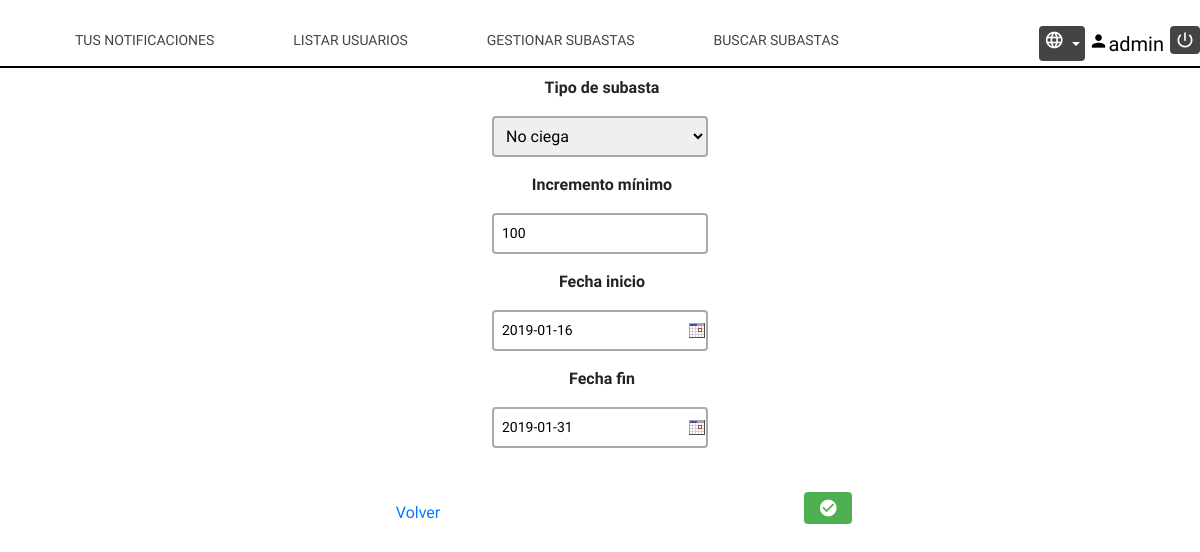
/Controller/Subasta_Controller.php?action=edit&id=1 (signed in), run on the app's committed database.
### tables this page shows
CREATE TABLE IF NOT EXISTS SUBASTA(

	ID INT AUTO_INCREMENT NOT NULL,
	TIPO ENUM('CIEGA','NO CIEGA') NOT NULL,
	INFORMACION TEXT,
	INCREMENTO INT(10) NOT NULL,
	FECH_INICIO DATE NOT NULL,
	FECH_FIN DATE NOT NULL,
	ESTADO ENUM('PENDIENTE','APROBADA','INICIADA','FINALIZADA') NOT NULL,
	LOGIN_SUBASTADOR VARCHAR(15) NOT NULL,
	LOGIN_ADMIN VARCHAR(15),

	CONSTRAINT FK_LOGIN_SUBASTADOR FOREIGN KEY(LOGIN_SUBASTADOR) REFERENCES USUARIO(LOGIN),
    CONSTRAINT FK_LOGIN_ADMIN FOREIGN KEY(LOGIN_ADMIN) REFERENCES USUARIO(LOGIN),
	CONSTRAINT PK_SUBASTA PRIMARY KEY(ID)

);

### Models/Subasta_Model.php (called while the page is built, shortened)
<?php
    class Subasta_Model{
        var $id;
        var $tipo;
        var $minIncremento;
        var $fech_inicio;
        var $fech_fin;
        var $mysqli;
        function __construct($id=null,$tipo=null,$informacion=null,$minIncremento=null,$fech_inicio=null
                            ,$fech_fin=null,$estado=null,$login_subastador=null,$login_admin=null){
                                $this->id = $id;
                                $this->tipo = $tipo;
                                $this->minIncremento = $minIncremento;
                                $this->fech_inicio = $fech_inicio;
                                $this->fech_fin = $fech_fin;
                                include_once '../Models/Access_DB.php';
                                $this->mysqli = ConnectDB();
                            }
        function getID(){
            return $this->id;
        }
        function getTipo(){
            return $this->tipo;
        }
        function getMinIncremento(){
            return $this->minIncremento;
        }
        function getFech_inicio(){
            return $this->fech_inicio;
        }
        function getFech_fin(){
            return $this->fech_fin;
        }
        function encontrarPorId(){
            $sql = "SELECT * FROM SUBASTA WHERE ID = '$this->id'";
            $resultado = $this->mysqli->query($sql);
            if($resultado->num_rows == 0){
                return 'id incorrecto';
            }else{
                $tupla = $resultado->fetch_array();
                $this->id = $tupla['ID'];
                $this->tipo = $tupla['TIPO'];
                $this->minIncremento = $tupla['INCREMENTO'];
                $this->fech_inicio = $tupla['FECH_INICIO'];
                $this->fech_fin = $tupla['FECH_FIN'];
                return $this;
            }
        }
    }

### Models/Access_DB.php (called while the page is built)
<?php
function ConnectDB()
{
    $mysqli = new mysqli("localhost", 'SUBASTA', 'pass2018' , 'SUBASTA');
	if ($mysqli->connect_errno) {
		include './MESSAGE_View.php';
		new MESSAGE("Fallo al conectar a MySQL: (" . $mysqli->connect_errno . ") " . $mysqli->connect_error, './index.php');
		return false;
	}
	else{
		return $mysqli;
	}
}
?>

### Views/Edit_Subastas_View.php (the view, shortened to what this page needs)
<?php
    class Edit_Subastas_View{
        var $subasta;
        function __construct($subasta = null){
            $this->subasta = $subasta;
            $this->render();
        }
        function render(){
            include '../Views/Header.php';
?>
        <form method="POST" action="../Controller/Subasta_Controller.php?action=edit&id=<?=$this->subasta->getID()?>">
        <label for="tipo"><?= $strings['Tipo de subasta'] ?></label>
            <select id="tipo" name="tipo">
            <?php
                if($this->subasta->getTipo() == $strings['Ciega']){
            ?>
                <option value="CIEGA" selected><?= $strings['Ciega'] ?></option>
                <option value="NO CIEGA"><?= $strings['No ciega'] ?></option>
            </select>
            <?php
                }else{
            ?>
                <option value="NO CIEGA" selected><?= $strings['No ciega'] ?></option>
            </select>
            <?php
                }
            ?>
        <label for="incremento"><?= $strings['Incremento mínimo'] ?></label>
        <input type="number" id="incremento" name="incremento" value="<?=$this->subasta->getMinIncremento()?>" onblur="comprobarEntero(this.id, 0, 1000000000)">
        <label for="fech_inicio"><?= $strings['Fecha inicio'] ?></label>
        <input type="text" id="fech_inicio" name="fech_inicio"  value="<?=$this->subasta->getFech_inicio()?>" class="tcal" value="" readonly>
        <div class="login">
        <label for="fech_fin"><?= $strings['Fecha fin'] ?></label>
        <input type="text" id="fech_fin" name="fech_fin" class="tcal"   value="<?=$this->subasta->getFech_fin()?>" readonly>
            </div>
        <a href='../index.php' class="registro"><?= $strings['Volver'] ?></a>
		<button  onclick="return editSubasta()" class="buttonGuardar" onclick=""><i class="material-icons" o>check_circle</i></button>
        </form>
<?php
        }
    }
?>

### Views/css/style.css (style rules this page uses)
.login { text-align:center; }
body { font-family: 'K2D', sans-serif; }
form { text-align: center!important; }
label { display: block; margin-top: 8px; margin-left: 4px; font-weight: 550; }
input[type=text],[type=date],[type=number],[type=file],select { width: 18%; border:2px solid #aaa; border-radius:4px; margin:8px 0; outline:none; padding:8px; box-sizing:border-box; transition:.3s; }
input { font-family: 'K2D', sans-serif; font-size: 14px; }
.registro { margin-left: 4%; }
.buttonGuardar { width: 4%; background-color: #4CAF50; color: white; padding: 6px 8px; margin: 8px 0; border: none; border-radius: 4px; cursor: pointer; margin-top: 3%; margin-left: 30%; }
.material-icons { font-size: 20px!important; }

### Views/calendario/tcal.css (style rules this page uses)
.tcalInput { background: url('img/cal.gif') 100% 50% no-repeat; padding-right: 20px; cursor: pointer; }

### data on the page
subasta: tipo "No ciega", incremento "100", fech_inicio "2019-01-16", fech_fin "2019-01-31"

### other printed values
$_SESSION['login'] "admin"
$strings['Tus notificaciones'] "TUS NOTIFICACIONES"
$strings['Listar Usuarios'] "LISTAR USUARIOS"
$strings['Gestionar subastas'] "GESTIONAR SUBASTAS"
$strings['Buscar subastas'] "BUSCAR SUBASTAS"
$strings['Tipo de subasta'] "Tipo de subasta"
$strings['Incremento mínimo'] "Incremento mínimo"
$strings['Fecha inicio'] "Fecha inicio"
$strings['Fecha fin'] "Fecha fin"
$strings['Volver'] "Volver"
